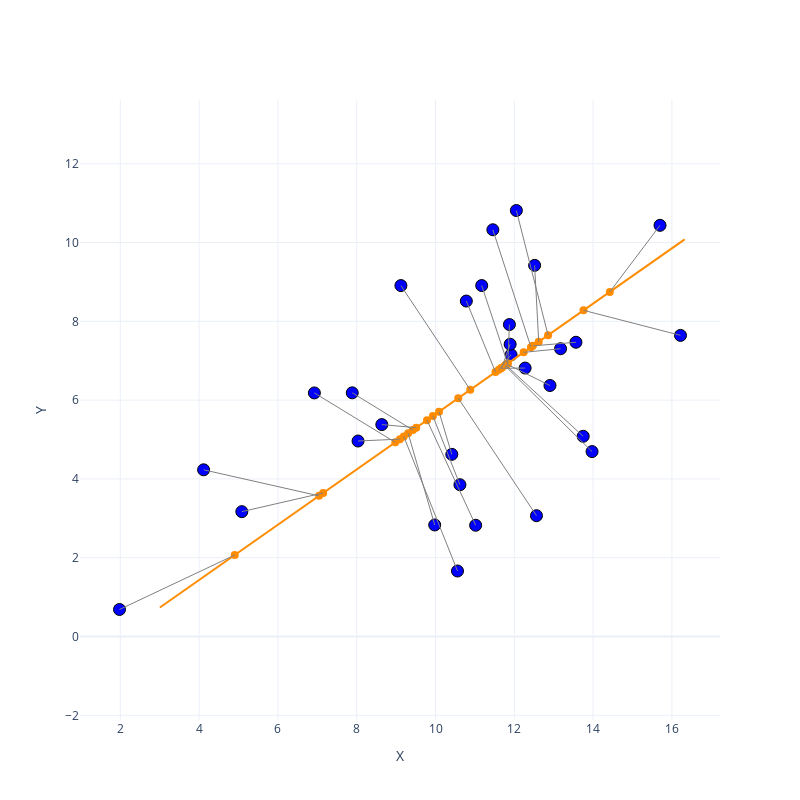

Notebook source saved alongside this figure:
### Markdown cell above
### Visualize PPCA projections with Maximum Likelihood $\sigma^2$

### Code cell
ppca = PPCA_closed_form(nb_components=1)

ppca.fit(X)
projections = ppca.transform(X)
W = ppca.W
eigenvector = ppca.components

projections_ppca_2d = projections @ W.T + mean_X
plot_fig_projections(X, projections_ppca_2d, line_scale = 1.9)
print("Likelihood : ", get_likelihood(X, W, sigma2=ppca.sigma2))

### Figure 1 — Plotly figure (JSON) as saved in the notebook; plotly's stock layout.template omitted (floating-point values rounded to 4 significant figures)
{"data": [{"marker": {"color": "blue", "line": {"color": "black", "width": 1}, "size": 12}, "mode": "markers", "name": "Original data", "showlegend": false, "type": "scatter", "x": [13.75, 11.92, 7.886, 11.89, 4.113, 13.17, 13.97, 8.034, 11.17, 9.121, 9.979, 15.7, 11.02, 5.083, 12.05, 6.925, 10.56, 8.637, 12.52, 11.46, 1.979, 10.78, 10.41, 12.27, 11.88, 13.56, 12.56, 10.62, 12.91, 16.22], "y": [5.082, 7.15, 6.185, 7.419, 4.232, 7.305, 4.694, 4.962, 8.909, 8.908, 2.832, 10.44, 2.824, 3.17, 10.81, 6.183, 1.663, 5.379, 9.421, 10.32, 0.6864, 8.515, 4.624, 6.814, 7.919, 7.469, 3.067, 3.853, 6.371, 7.643]}, {"marker": {"color": "darkorange", "size": 8}, "mode": "markers", "name": "Projections", "showlegend": false, "type": "scatter", "x": [11.78, 11.61, 9.425, 11.68, 7.044, 12.24, 11.76, 9.096, 11.83, 10.88, 9.305, 14.42, 9.784, 7.148, 12.86, 8.98, 9.194, 9.511, 12.62, 12.42, 4.904, 11.52, 10.09, 11.66, 11.84, 12.47, 10.58, 9.933, 11.81, 13.76], "y": [6.893, 6.77, 5.241, 6.824, 3.57, 7.213, 6.878, 5.01, 6.929, 6.262, 5.157, 8.747, 5.492, 3.643, 7.648, 4.928, 5.078, 5.301, 7.482, 7.343, 2.069, 6.712, 5.706, 6.809, 6.932, 7.378, 6.049, 5.597, 6.913, 8.279]}, {"line": {"color": "darkorange", "width": 2}, "mode": "lines", "name": "Principal direction", "showlegend": false, "type": "scatter", "x": [3.004, 16.32], "y": [0.7362, 10.08]}, {"line": {"color": "gray", "width": 1}, "mode": "lines", "showlegend": false, "type": "scatter", "x": [13.75, 11.78], "y": [5.082, 6.893]}, {"line": {"color": "gray", "width": 1}, "mode": "lines", "showlegend": false, "type": "scatter", "x": [11.92, 11.61], "y": [7.15, 6.77]}, {"line": {"color": "gray", "width": 1}, "mode": "lines", "showlegend": false, "type": "scatter", "x": [7.886, 9.425], "y": [6.185, 5.241]}, {"line": {"color": "gray", "width": 1}, "mode": "lines", "showlegend": false, "type": "scatter", "x": [11.89, 11.68], "y": [7.419, 6.824]}, {"line": {"color": "gray", "width": 1}, "mode": "lines", "showlegend": false, "type": "scatter", "x": [4.113, 7.044], "y": [4.232, 3.57]}, {"line": {"color": "gray", "width": 1}, "mode": "lines", "showlegend": false, "type": "scatter", "x": [13.17, 12.24], "y": [7.305, 7.213]}, {"line": {"color": "gray", "width": 1}, "mode": "lines", "showlegend": false, "type": "scatter", "x": [13.97, 11.76], "y": [4.694, 6.878]}, {"line": {"color": "gray", "width": 1}, "mode": "lines", "showlegend": false, "type": "scatter", "x": [8.034, 9.096], "y": [4.962, 5.01]}, {"line": {"color": "gray", "width": 1}, "mode": "lines", "showlegend": false, "type": "scatter", "x": [11.17, 11.83], "y": [8.909, 6.929]}, {"line": {"color": "gray", "width": 1}, "mode": "lines", "showlegend": false, "type": "scatter", "x": [9.121, 10.88], "y": [8.908, 6.262]}, {"line": {"color": "gray", "width": 1}, "mode": "lines", "showlegend": false, "type": "scatter", "x": [9.979, 9.305], "y": [2.832, 5.157]}, {"line": {"color": "gray", "width": 1}, "mode": "lines", "showlegend": false, "type": "scatter", "x": [15.7, 14.42], "y": [10.44, 8.747]}, {"line": {"color": "gray", "width": 1}, "mode": "lines", "showlegend": false, "type": "scatter", "x": [11.02, 9.784], "y": [2.824, 5.492]}, {"line": {"color": "gray", "width": 1}, "mode": "lines", "showlegend": false, "type": "scatter", "x": [5.083, 7.148], "y": [3.17, 3.643]}, {"line": {"color": "gray", "width": 1}, "mode": "lines", "showlegend": false, "type": "scatter", "x": [12.05, 12.86], "y": [10.81, 7.648]}, {"line": {"color": "gray", "width": 1}, "mode": "lines", "showlegend": false, "type": "scatter", "x": [6.925, 8.98], "y": [6.183, 4.928]}, {"line": {"color": "gray", "width": 1}, "mode": "lines", "showlegend": false, "type": "scatter", "x": [10.56, 9.194], "y": [1.663, 5.078]}, {"line": {"color": "gray", "width": 1}, "mode": "lines", "showlegend": false, "type": "scatter", "x": [8.637, 9.511], "y": [5.379, 5.301]}, {"line": {"color": "gray", "width": 1}, "mode": "lines", "showlegend": false, "type": "scatter", "x": [12.52, 12.62], "y": [9.421, 7.482]}, {"line": {"color": "gray", "width": 1}, "mode": "lines", "showlegend": false, "type": "scatter", "x": [11.46, 12.42], "y": [10.32, 7.343]}, {"line": {"color": "gray", "width": 1}, "mode": "lines", "showlegend": false, "type": "scatter", "x": [1.979, 4.904], "y": [0.6864, 2.069]}, {"line": {"color": "gray", "width": 1}, "mode": "lines", "showlegend": false, "type": "scatter", "x": [10.78, 11.52], "y": [8.515, 6.712]}, {"line": {"color": "gray", "width": 1}, "mode": "lines", "showlegend": false, "type": "scatter", "x": [10.41, 10.09], "y": [4.624, 5.706]}, {"line": {"color": "gray", "width": 1}, "mode": "lines", "showlegend": false, "type": "scatter", "x": [12.27, 11.66], "y": [6.814, 6.809]}, {"line": {"color": "gray", "width": 1}, "mode": "lines", "showlegend": false, "type": "scatter", "x": [11.88, 11.84], "y": [7.919, 6.932]}, {"line": {"color": "gray", "width": 1}, "mode": "lines", "showlegend": false, "type": "scatter", "x": [13.56, 12.47], "y": [7.469, 7.378]}, {"line": {"color": "gray", "width": 1}, "mode": "lines", "showlegend": false, "type": "scatter", "x": [12.56, 10.58], "y": [3.067, 6.049]}, {"line": {"color": "gray", "width": 1}, "mode": "lines", "showlegend": false, "type": "scatter", "x": [10.62, 9.933], "y": [3.853, 5.597]}, {"line": {"color": "gray", "width": 1}, "mode": "lines", "showlegend": false, "type": "scatter", "x": [12.91, 11.81], "y": [6.371, 6.913]}, {"line": {"color": "gray", "width": 1}, "mode": "lines", "showlegend": false, "type": "scatter", "x": [16.22, 13.76], "y": [7.643, 8.279]}], "layout": {"autosize": false, "height": 800, "plot_bgcolor": "white", "width": 800, "xaxis": {"scaleanchor": "y", "title": {"text": "X"}}, "yaxis": {"title": {"text": "Y"}}}}
